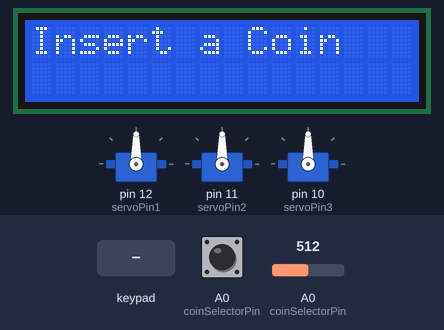
The sketch below on a simulated Arduino Uno, built with avr-gcc and run on an emulated ATmega328P. Shown: 16×2 character LCD, 3 × servo. The test bench sets the inputs (shaded band); at power-on: A0 (coinSelectorPin) LOW, A0 (coinSelectorPin) = 512. Random numbers use the default seed unless the sketch sets one; what the sketch prints to the serial monitor is not drawn.

Above: at 1.2 s.
1.3 s: A0 (coinSelectorPin) pulled HIGH for 0.15 s
At 1.8 s:
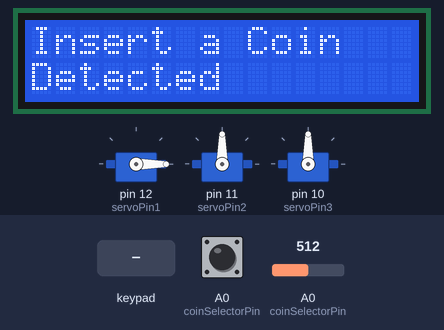
4.4 s: keypad keys 9 8 7 6 pressed 0.4 s apart
At 6.2 s:
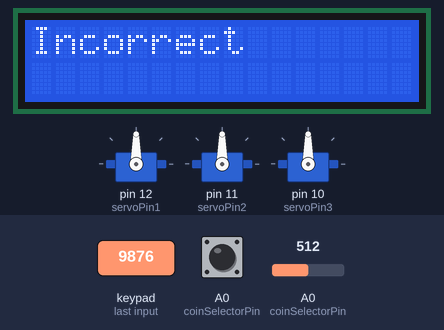
9.0 s: A0 (coinSelectorPin) pulled HIGH for 1 s
At 12.4 s:
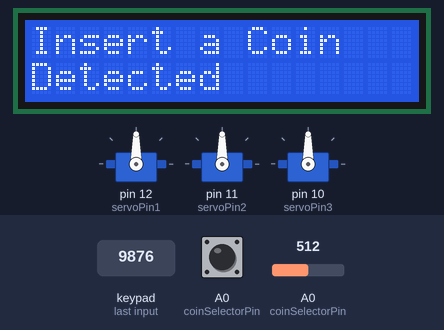
13.0 s: key '*' pressed
At 13.5 s:
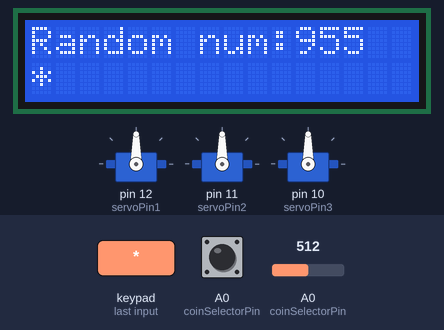
14.5 s: keypad keys 5 4 3 pressed 0.4 s apart
At 14.71 s:
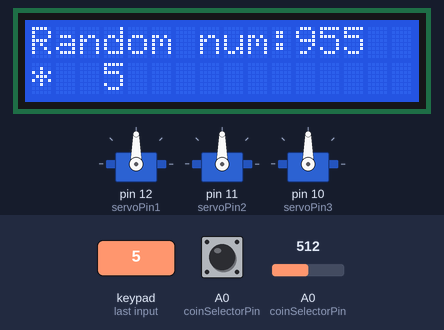
17.2 s: A0 (coinSelectorPin) pulled HIGH for 3.2 s
At 23.4 s:
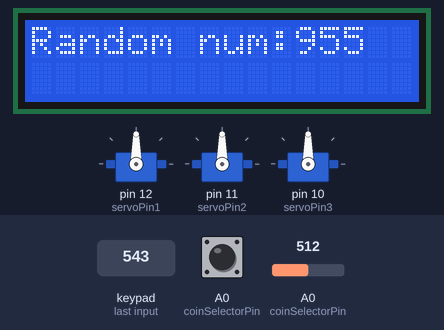
Timing chart, 0 to 24.4 s (numbered marks = the images above; inputs shaded):
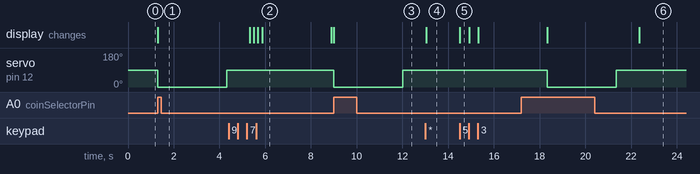

The sketch:

final_new.ino
```cpp
#include <Servo.h>
#include<Keypad.h>
#include <LiquidCrystal_I2C.h>

// Define the pins for the coin selector machine
const int coinSelectorPin = A0;
LiquidCrystal_I2C lcd(0x27,16,2);
const int IR_pin = 2;  //define the ir sensor pin

// Define the pins for the servo motor
const int servoPin1 = 12;
Servo myServo;
const int servoPin2 = 11;
Servo servo;
const int servoPin3 = 10;
Servo servonew;

// Define the pins for the keypad
const byte ROWS = 4; // Number of rows on the keypad
const byte COLS = 3; // Number of columns on the keypad
char keys[ROWS][COLS] = {
  {'1','2','3'},
  {'4','5','6'},
  {'7','8','9'},
  {'*','0','#'}
};
byte rowPins[ROWS] = {9, 8, 7, 6};    // Connect to the row pinouts of the keypad
byte colPins[COLS] = {5, 4, 3};  // Connect to the column pinouts of the keypad
Keypad keypad = Keypad(makeKeymap(keys), rowPins, colPins, ROWS, COLS);

// Variables
int randomNum;
int userNum;
boolean correctGuess = false;

void setup() {
  // Initialize the coin selector machine pin
  lcd.init();
  lcd.setCursor(0,0);
  lcd.backlight();
  lcd.print("Insert a Coin");
  pinMode(coinSelectorPin, INPUT);
  // Initialize the servo motor
  myServo.attach(servoPin1);
  servo.attach(servoPin2);
  servonew.attach(servoPin3);
  pinMode(IR_pin,INPUT);  // output at reception of arduino

  // Set up serial communication
  Serial.begin(9600);
}

void loop() {
  lcd.setCursor(0,0);
  lcd.print("Insert a Coin");


  lcd.setCursor(0,1);
  // Step 1: Wait for a coin to be inserted
  while (digitalRead(coinSelectorPin) != HIGH) {
    // Wait for coin insertion
  };
   // Step 2: Rotate the servo motor
   correctGuess = true;
  if(digitalRead(coinSelectorPin)== HIGH && correctGuess == true)
  {
    lcd.print("Detected");

    myServo.write(0);  // Rotate the servo to complete one rotation
  delay(3000);      // Wait for the servo to complete rotation
  myServo.write(90); // Stop the servo at the initial position


  // Step 3: Generate a random number
  randomNum = generateRandomNumber();
  delay(1000);
  lcd.clear();
  lcd.setCursor(0,0);
  Serial.print("Random num:");
  lcd.print("Random num:");
  Serial.println(randomNum);
  lcd.setCursor(11,0);
  lcd.println(randomNum);
  lcd.setCursor(0,1);
  userNum = getUserInput();
  lcd.println(userNum);
  }


  // Step 4: Wait for the user to enter a three-digit number


  // Step 5: Check if the user's guess is correct
  if (userNum == randomNum) {
    lcd.clear();
    lcd.setCursor(0,0);
    lcd.println("Correct!");
    delay(3000);
    Serial.println("Correct!");
    correctGuess = true;
    servo.write(0);
    delay(1000);
    servo.write(180);
    delay(1000);

    //ir working for dispensing of reward.


     int sensorValue = digitalRead(IR_pin);

    Serial.println(sensorValue);
    while(digitalRead(IR_pin)==HIGH){
    if (sensorValue == HIGH) {
    servonew.write(0);
    delay(1000);
    servonew.write(90);

    // Object detected, rotate the servo motor
      // Rotate to 90 degrees
  }
    else if(sensorValue == LOW){
    // No object detected, stop the servo motor
       // Rotate to 0 degrees

    servonew.write(90);
  }
    }


  delay(100);  // Delay for stability
  } else {
    lcd.clear();
    lcd.setCursor(0,0);
    lcd.print("Incorrect");
    Serial.println("Incorrect!");
    delay(3000);
    correctGuess = false;
  }

  // Reset variables
  randomNum = 0;
  userNum = 0;
  correctGuess = false;
}

int generateRandomNumber() {
  randomSeed(analogRead(A0));  // Seed the random number generator with analog input
  return random(100, 999);
}

int getUserInput() {
  char key;
  String inputString;

  while (inputString.length() < 4) {


    key = keypad.getKey();
    if(key=='#') break;

    if (key) {
      inputString += key;
      lcd.println(key);

      Serial.println(key);  // Print the entered digit to the serial monitor
    }

  }


  Serial.println();  // Move to the next line in the serial monitor
  lcd.clear();
  return inputString.toInt();
}
void rotation(){
  servonew.write(90);
  delay(1000);

}
```

Measured:
- after the input at 1.3 s, servo on pin 12 (servoPin1): 90° → 0° at once, → 90° 3.0 s later; the display: changes at once (image 1)
- after the input at 9.0 s, servo on pin 12 (servoPin1): 90° → 0° at once, → 90° 3.0 s later; the display: changes at once (image 3)
- after the input at 14.5 s, the display: changes at once (image 5)
- after the input at 17.2 s, servo on pin 12 (servoPin1): 90° → 0° after 1.1 s, → 90° 3.0 s later
- what the display in image 2 shows lasts 3.0 s, from 5.9 s to 8.9 s
